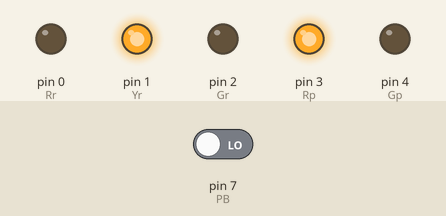
Recording of a sketch running on a simulated Arduino Uno, built with avr-gcc and run on an emulated ATmega328P. On the bench: output pins drawn as LEDs (lit = HIGH). Dashed ring = blinking. The inputs (shaded band) are chosen by the test bench; at power-on: pin 7 (PB) LOW.

Above: at 0.71 s.
1.4 s: pin 7 (PB) driven HIGH
At 1.98 s:
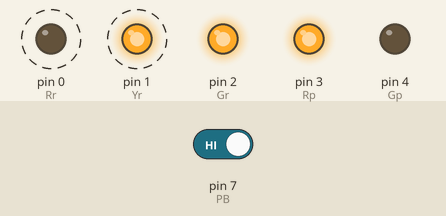
4.4 s: pin 7 (PB) driven LOW
At 5.18 s:
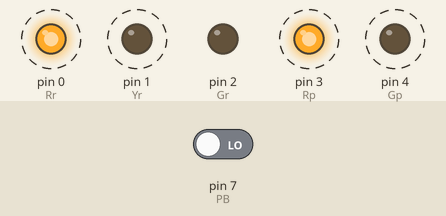
Timing chart, 0 to 13.4 s (numbered marks = the images above; inputs shaded):
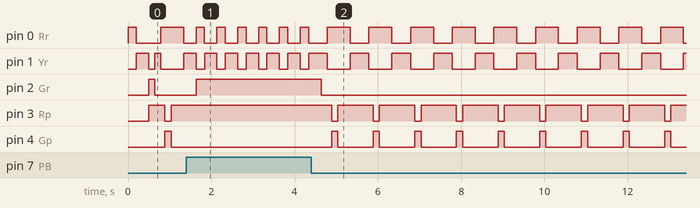

Measured:
- after the input at 1.4 s, pin 0 (Rr): alternates HIGH for 0.20 s and LOW for 0.30 s, starting after 0.24 s; pin 1 (Yr): alternates HIGH for 0.30 s and LOW for 0.20 s, starting after 0.24 s; pin 2 (Gr): LOW → HIGH after 0.24 s; pin 3 (Rp): stops changing and stays HIGH; pin 4 (Gp): stops changing and stays LOW
- after the input at 4.4 s, pin 0 (Rr): alternates HIGH for 0.55 s and LOW for 0.45 s, starting after 0.39 s; pin 1 (Yr): alternates HIGH for 0.45 s and LOW for 0.55 s, starting after 0.39 s

The sketch:

task_3_different_interpretation.ino
```cpp
//Global Variables
//Vaariables for street signal
int Rr=0;
int Yr=1;
int Gr=2;


//variables for padestrian signal
int Rp=3;
int Gp=4;
int PB=7;
int Br=8;

int x=2;
void setup() {
 pinMode(Rr,OUTPUT);
  pinMode(Yr,OUTPUT);
  pinMode(Gr,OUTPUT);

 pinMode(Rp,OUTPUT);
  pinMode(Gp,OUTPUT);

pinMode(PB,INPUT);
pinMode(Br,INPUT);
}

void loop() {
  // put your main code here, to run repeatedly:
   digitalWrite(Rr,HIGH);
      delay(200);
      digitalWrite(Rr,LOW);
      digitalWrite(Yr,HIGH);
      delay(300);
      digitalWrite(Yr,LOW);
      digitalWrite(Gr,HIGH);
digitalWrite(Rp,HIGH);
  while (x==1 || x<30000){
 x++;
    if (digitalRead(PB)== HIGH && digitalRead(Br)==HIGH && Gr==HIGH ){
           delay(100);


      digitalWrite(Gr,LOW);
      digitalWrite(Yr,HIGH);
      delay(150);
      digitalWrite(Yr,LOW);
      digitalWrite(Rr,HIGH);
      delay(100);
      digitalWrite(Rp,LOW);
         digitalWrite(Gp,HIGH);
        delay(150);
      digitalWrite(Gp,LOW);
      digitalWrite(Rp,HIGH);
      delay(50);
    x=1;
  }

  }
if (digitalRead(PB)== LOW){


      digitalWrite(Gr,LOW);
      digitalWrite(Yr,HIGH);
      delay(150);
      digitalWrite(Yr,LOW);
      digitalWrite(Rr,HIGH);
      delay(100);
      digitalWrite(Rp,LOW);
         digitalWrite(Gp,HIGH);
        delay(150);
      if (digitalRead(PB)== HIGH){delay(250);}

      digitalWrite(Gp,LOW);

  digitalWrite(Rp,HIGH);

  delay(100);  }


    else if(digitalRead(PB)== LOW && digitalRead(Br)== HIGH & Gr==HIGH){

digitalWrite(Gr,HIGH);
       delay(500);
      }


  }
```
